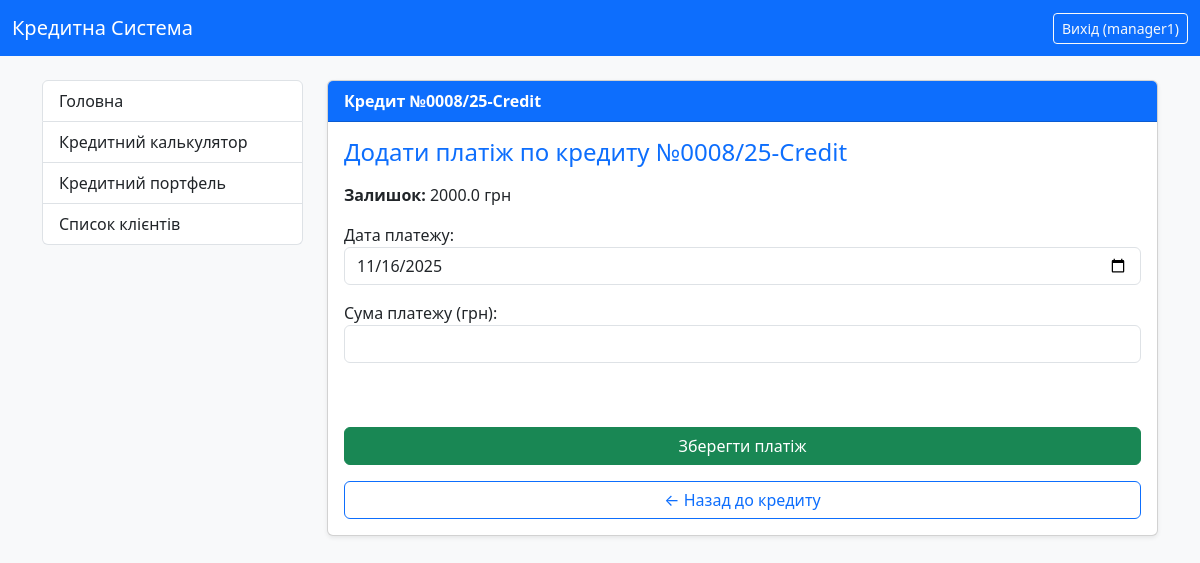
The app's page /credit/8/add-payment/ (signed in), older data.
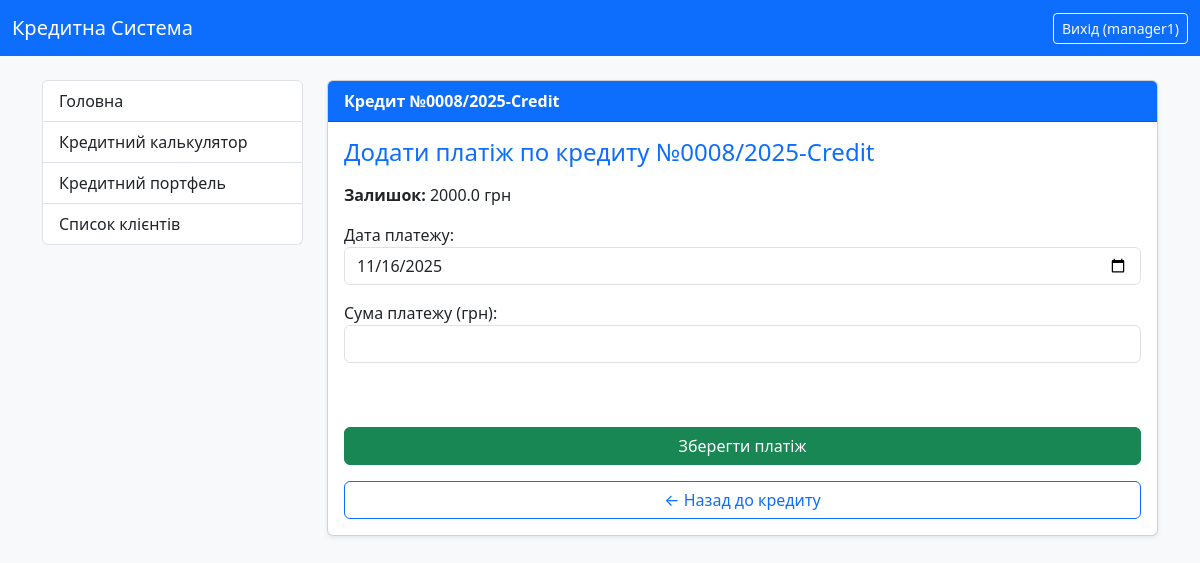
The same page, newer data.
### credit_system/models.py (models this page shows, shortened)
class Credit(models.Model):
    user = models.ForeignKey(CustomUser, on_delete=models.CASCADE, related_name='credits', verbose_name="Користувач")
    number = models.CharField(max_length=100, verbose_name="Номер кредиту", blank=True)
    number1 = models.IntegerField(verbose_name="Порядковий номер", null=True, blank=True)
    number2 = models.IntegerField(verbose_name="Рік видачі", null=True, blank=True)
    number3 = models.CharField(max_length=20, verbose_name="Постфікс/Підрозділ", blank=True)
    summa_credit = models.FloatField(verbose_name="Сума кредиту")
    percent = models.FloatField(verbose_name="Добова відсоткова ставка (%)")
    start_date = models.DateField(verbose_name="Дата видачі")
    srok_months = models.IntegerField(verbose_name="Термін кредиту (місяці)")
    day_of_pay = models.IntegerField(default=15, verbose_name="Плановий день оплати")
    purpose = models.CharField(max_length=255, verbose_name="Ціль кредиту", blank=True)
    note = models.TextField(verbose_name="Примітка", blank=True)
    ostatok = models.FloatField(verbose_name="Залишок кредиту")
    closed = models.BooleanField(default=False, verbose_name="Кредит закрит")
    last_pay_date = models.DateField(null=True, blank=True, verbose_name="Дата останнього платежу")
    dolg_percent = models.FloatField(default=0, verbose_name="Борг по оплаті %")
    plan_pay = models.FloatField(verbose_name="Плановий платіж", blank=True)
    class Meta:
        verbose_name = "Кредит"
        verbose_name_plural = "Кредити"
        unique_together = ('number1', 'number2')

### credit_system/views.py (the view, shortened to what this page needs)
# urls.py: path('credit/<int:credit_id>/add-payment/', AddPaymentView.as_view(), name='add_payment'),
class AddPaymentView(LoginRequiredMixin, View):
    template_name = 'credit_system/add_payment.html'
    def get(self, request, credit_id):
        credit = get_object_or_404(Credit, pk=credit_id)
        credit.refresh_from_db()
        if not (request.user.is_superuser or request.user.is_manager):
            raise PermissionDenied  # <--- Зверніть увагу: ми кидаємо виняток, не повертаємо None
        last_pay_date = credit.last_pay_date
        initial_data = {'last_pay_date': last_pay_date}
        form = AddPaymentForm(initial=initial_data)
        return render(request, self.template_name, {'form': form, 'credit': credit})

### credit_system/forms.py (shortened to what this page needs)
class AddPaymentForm(forms.Form):
    date_pay = forms.DateField(
        label="Дата платежу",
        input_formats=["%Y-%m-%d"],
        initial=date.today,
        widget=forms.DateInput(attrs={"type": "date", "class": "form-control"}))
    pay = forms.FloatField(
        label="Сума платежу (грн)",
        widget=forms.NumberInput(attrs={"class": "form-control", "step": "0.01", 'autofocus': True}))
    last_pay_date = forms.DateField(widget=forms.HiddenInput())

### credit_system/models.py (called while the page is built)
    @property
    def is_manager(self):
        return self.role == 'manager' or self.is_superuser

### credit_system/templates/credit_system/add_payment.html (shortened to what this page needs)
{% extends "credit_system/base.html" %}
{% block content %}
    <div class="card shadow-sm">
        <div class="card-header bg-primary text-white">
            <strong>Кредит №{{ credit.number }}</strong>
        </div>
        <div class="card-body">
            <h4 class="text-primary mb-3">Додати платіж по кредиту №{{ credit.number }}</h4>
            <p><strong>Залишок:</strong> {{ credit.ostatok }} грн</p>
            <form method="post" novalidate>
                <div class="mb-3">
                    {{ form.date_pay.label_tag }}
                    {{ form.date_pay }}
                </div>
                <div class="mb-3">
                    {{ form.pay.label_tag }}
                    {{ form.pay }}
                </div>
                <br><br>
                <button type="submit" class="btn btn-success w-100">Зберегти платіж</button>
            </form>
            <a href="{% url 'credit_detail' credit.id %}" class="btn btn-outline-primary w-100 mt-3">← Назад до кредиту</a>
        </div>
    </div>
{% endblock %}

Row changes from the older to the newer data that the page shows:
changed Credit: number "0008/25-Credit" → "0008/2025-Credit"
